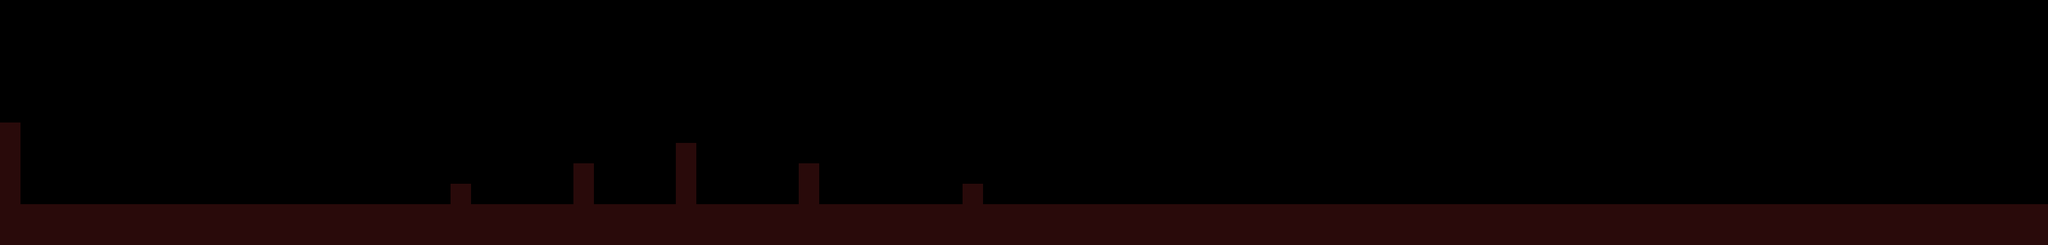

Below is a game level as drawn by its tile map, then a one-line description and the .tmx that defines it (tile-layer data replaced by summaries):
An orthogonal 100x12 tile map with 32x32 px tiles, 1 tile layer (Tile Layer 1), 2 tilesets and 24 objects (5x Coin, 4x enemy, 2x Platform, Door, Player).

<map version="1.8" tiledversion="1.8.0" orientation="orthogonal" renderorder="right-down" width="100" height="12" tilewidth="32" tileheight="32" infinite="0" nextlayerid="7" nextobjectid="99">
 <tileset firstgid="1" source="spritesheet.tsx" />
 <tileset firstgid="8" source="player.tsx" />
 <layer id="1" name="Tile Layer 1" width="100" height="12">
  <data>[1200 cells, 213 non-empty, 1 distinct tile ids]</data>
 </layer>
 <objectgroup id="3" name="Object">
  <object id="46" type="Coin" x="96" y="257.333" width="32" height="32" />
  <object id="47" type="Coin" x="193.333" y="254.667" width="32" height="32" />
  <object id="48" type="Coin" x="321.333" y="289.333" width="32" height="32" />
  <object id="49" type="Coin" x="417.333" y="256" width="32" height="32" />
  <object id="50" type="Coin" x="512" y="222.667" width="32" height="32" />
  <object id="51" type="Door" x="832" y="254.666" width="64" height="64" />
  <object id="52" gid="3" x="833.333" y="318.666" width="64" height="64" />
  <object id="53" gid="4" x="512" y="256" width="32" height="32" />
  <object id="54" gid="4" x="417.333" y="289.333" width="32" height="32" />
  <object id="55" gid="4" x="321.333" y="322.667" width="32" height="32" />
  <object id="56" gid="4" x="193.333" y="288" width="32" height="32" />
  <object id="57" gid="4" x="96" y="290.667" width="32" height="32" />
  <object id="69" type="Player" x="98.6666" y="290.667" width="32" height="32" />
  <object id="72" gid="8" x="100" y="322.667" width="32" height="32" />
  <object id="89" type="enemy" x="352" y="226" width="32" height="32" />
  <object id="90" gid="2" x="353.333" y="260.666" width="32" height="32" />
  <object id="91" type="enemy" x="482" y="256" width="32" height="32" />
  <object id="92" gid="2" x="483.333" y="290.666" width="32" height="32" />
  <object id="93" type="enemy" x="576.667" y="258.667" width="32" height="32" />
  <object id="94" gid="2" x="578" y="293.333" width="32" height="32" />
  <object id="97" type="enemy" x="735.333" y="288" width="32" height="32" />
  <object id="98" gid="2" x="736.667" y="322.666" width="32" height="32" />
 </objectgroup>
 <objectgroup id="6" name="Platform">
  <object id="61" type="Platform" x="-1.33333" y="324" width="3200" height="58.6666" />
  <object id="71" type="Platform" x="0.666667" y="194.666" width="30.6663" height="128" />
 </objectgroup>
</map>
